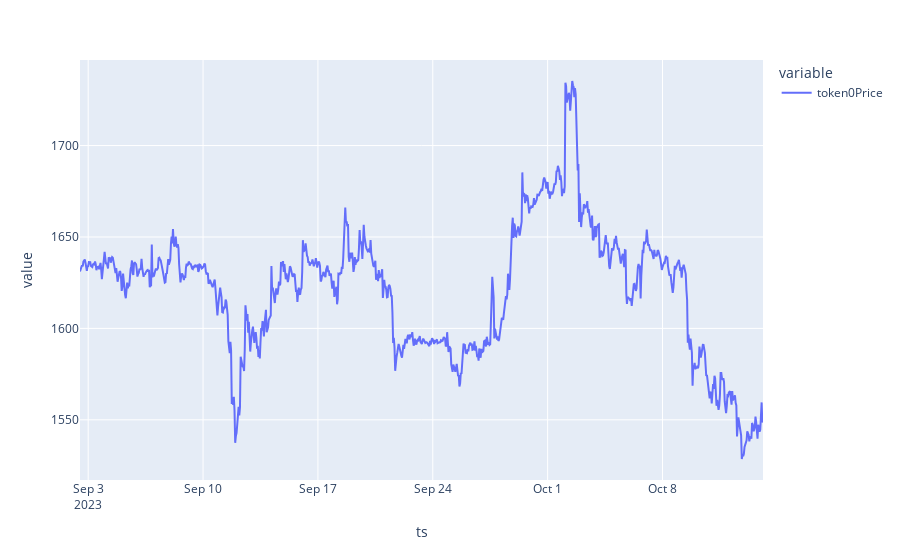

The notebook cell saved with this chart:
### Code cell
import plotly.express as px

px.line(df.sort_values('ts'), x='ts', y=['token0Price'])

### Figure 1 — Plotly figure (JSON) as saved in the notebook; plotly's stock layout.template omitted (floating-point values rounded to 4 significant figures; data arrays with more than 128 entries replaced by an {"elided": "..."} marker saying what was removed)
{"data": [{"hovertemplate": "variable=token0Price<br>ts=%{x}<br>value=%{y}<extra></extra>", "legendgroup": "token0Price", "line": {"color": "#636efa", "dash": "solid"}, "marker": {"symbol": "circle"}, "mode": "lines", "name": "token0Price", "orientation": "v", "showlegend": true, "type": "scatter", "x": {"elided": "1000 str values"}, "xaxis": "x", "y": {"elided": "1000 float values"}, "yaxis": "y"}], "layout": {"legend": {"title": {"text": "variable"}, "tracegroupgap": 0}, "margin": {"t": 60}, "xaxis": {"anchor": "y", "domain": [0, 1], "title": {"text": "ts"}}, "yaxis": {"anchor": "x", "domain": [0, 1], "title": {"text": "value"}}}}
